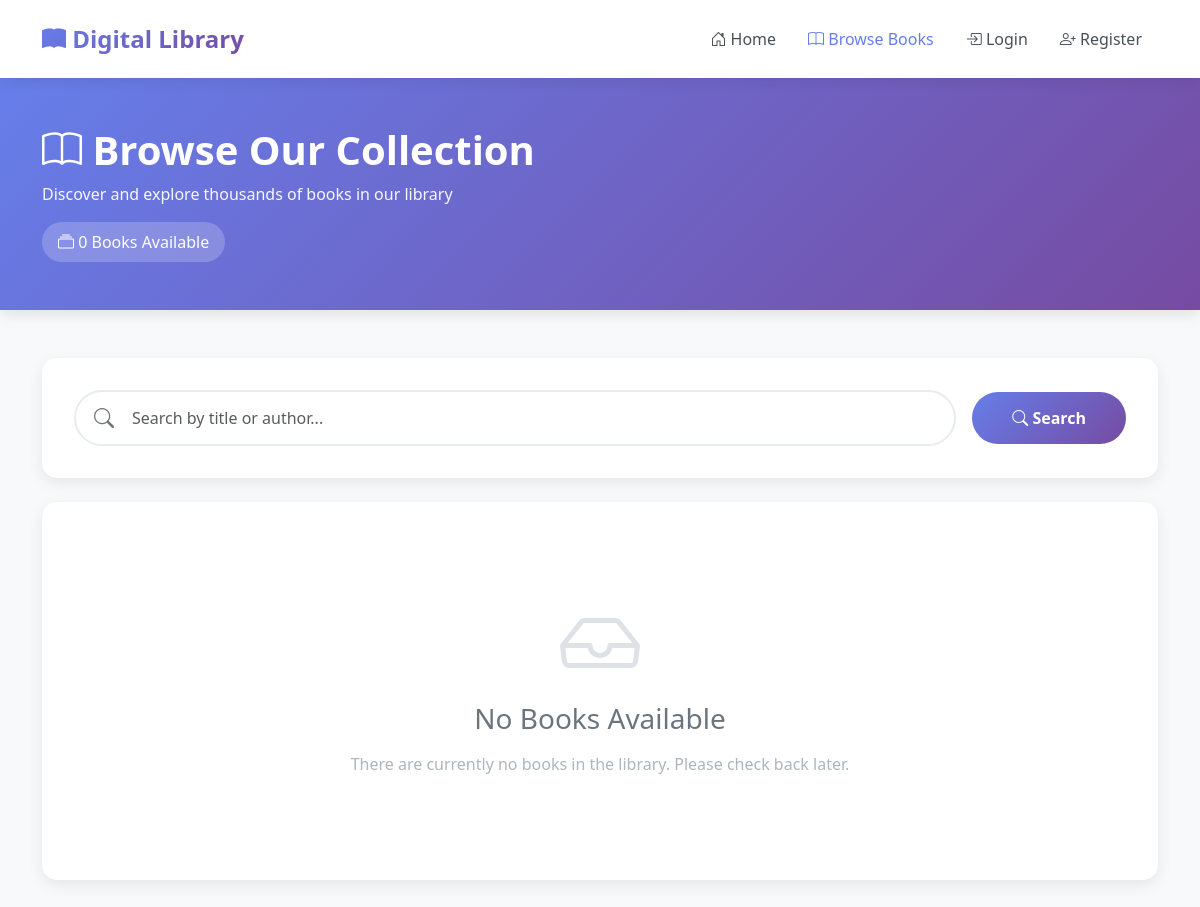
The page /books/ on the database as committed earlier.
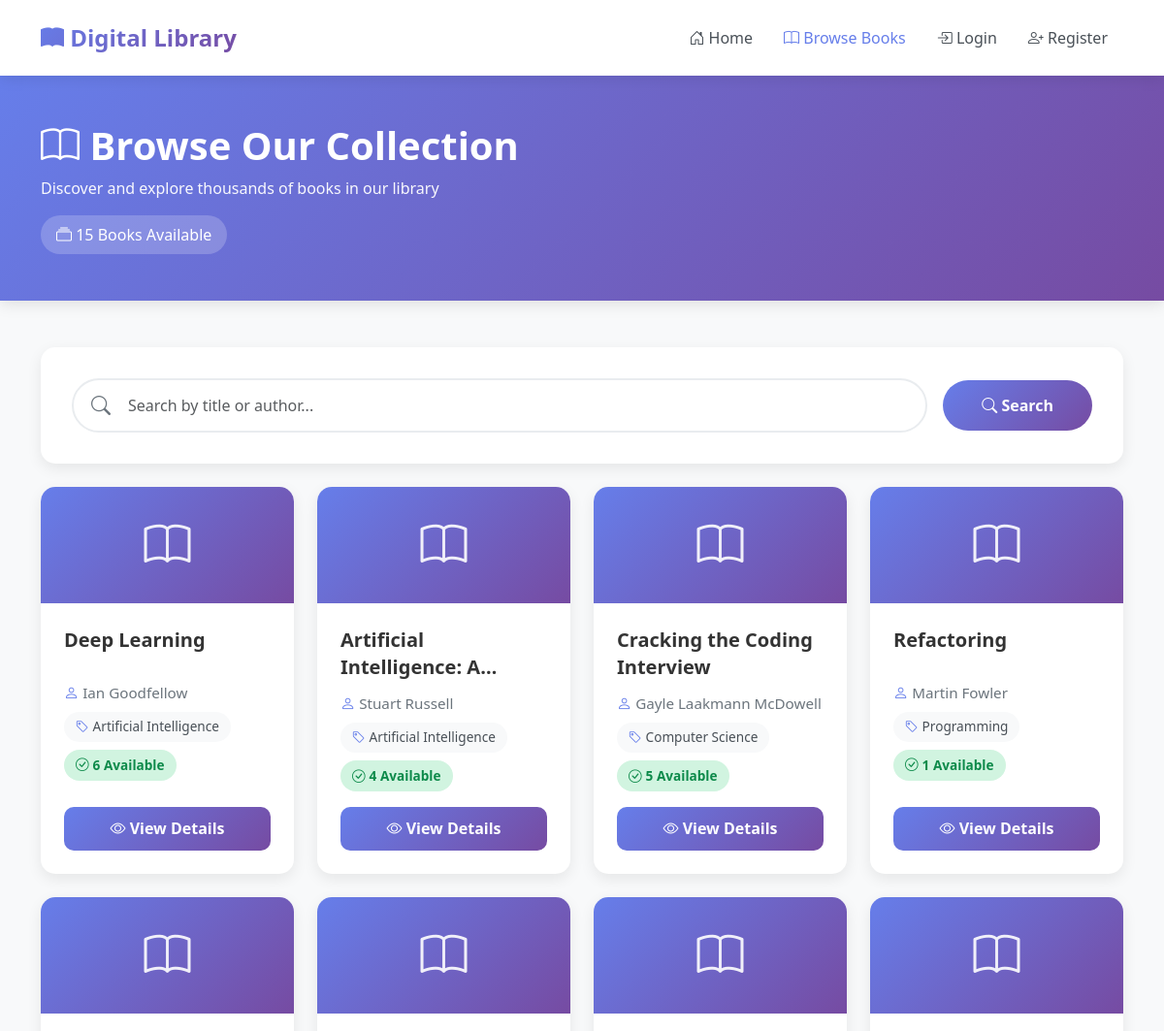
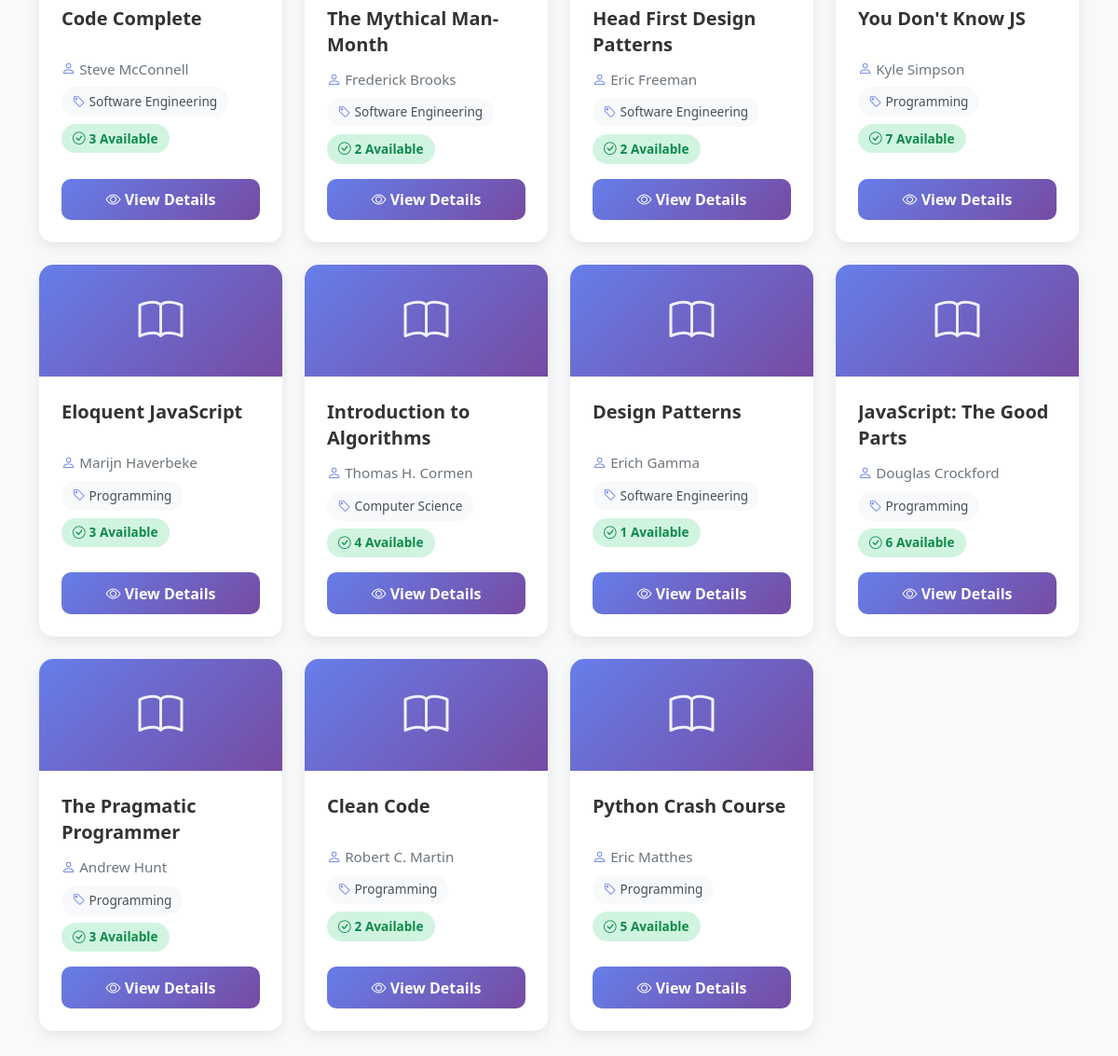
The same page on the database as committed later (2 pictures, top to bottom).
### books/models.py (models this page shows, shortened)
class Book(models.Model):
    title = models.CharField(
        max_length=200,
        help_text="Enter the book title"
    )
    author = models.CharField(
        max_length=100,
        help_text="Enter the author name"
    )
    isbn = models.CharField(
        max_length=13,
        unique=True,
        help_text="13 Character ISBN number"
    )
    category = models.CharField(
        max_length=50,
        help_text="Enter the book category (e.g., Fiction, Science, History)"
    )
    description = models.TextField(
        help_text="Enter a brief description of the book",
        blank=True
    )
    quantity = models.PositiveIntegerField(
        default=1,
        help_text="Total number of copies in the library"
    )
    available_quantity = models.PositiveIntegerField(
        default=1,
        help_text="Number of copies currently available for borrowing"
    )
    created_at = models.DateTimeField(
        auto_now_add=True,
        help_text="Date and time when the book was added to the system"
    )
    class Meta:
        ordering = ['-created_at']
        verbose_name = 'Book'
        verbose_name_plural = 'Books'
    def is_available(self):
        return self.available_quantity > 0
    is_available.boolean = True
    is_available.short_description = 'Available'

### books/views.py (the view)
# urls.py: path('', views.book_list, name='book_list'),
def book_list(request):
    search_query = request.GET.get('q', '').strip()
    books = Book.objects.all()
    if search_query:
        books = books.filter(
            Q(title__icontains=search_query) |
            Q(author__icontains=search_query)
        )
    context = {
        'books': books,
        'total_books': books.count(),
        'search_query': search_query,
    }
    return render(request, 'books/book_list.html', context)

### books/templates/books/book_list.html (shortened to what this page needs)
<!DOCTYPE html>
<html lang="en">
<head>
    <link href="https://cdn.jsdelivr.net/npm/bootstrap@5.3.0/dist/css/bootstrap.min.css" rel="stylesheet">
    <link href="https://cdn.jsdelivr.net/npm/bootstrap-icons@1.10.0/font/bootstrap-icons.css" rel="stylesheet">
</head>
<body>
    <nav class="navbar navbar-expand-lg navbar-light sticky-top">
        <div class="container">
            <a class="navbar-brand" href="{% url 'accounts:home' %}">
                <i class="bi bi-book-fill"></i> Digital Library
            </a>
            <div class="collapse navbar-collapse" id="navbarNav">
                <ul class="navbar-nav ms-auto align-items-center">
                    <li class="nav-item">
                        <a class="nav-link" href="{% url 'accounts:home' %}">
                            <i class="bi bi-house-door"></i> Home
                        </a>
                    </li>
                    <li class="nav-item">
                        <a class="nav-link active" href="{% url 'books:book_list' %}">
                            <i class="bi bi-book"></i> Browse Books
                        </a>
                    </li>
                    {% if user.is_authenticated %}
                        <li class="nav-item">
                            <span class="nav-link">
                                <i class="bi bi-person-circle"></i> {{ user.username }}
                            </span>
                        </li>
                        <li class="nav-item">
                            <a class="btn btn-logout ms-2" href="{% url 'accounts:logout' %}">
                                <i class="bi bi-box-arrow-right"></i> Logout
                            </a>
                        </li>
                    {% else %}
                        <li class="nav-item">
                            <a class="nav-link" href="{% url 'accounts:login' %}">
                                <i class="bi bi-box-arrow-in-right"></i> Login
                            </a>
                        </li>
                        <li class="nav-item">
                            <a class="nav-link" href="{% url 'accounts:register' %}">
                                <i class="bi bi-person-plus"></i> Register
                            </a>
                        </li>
                    {% endif %}
                </ul>
            </div>
        </div>
    </nav>
    <div class="page-header">
        <div class="container">
            <h1><i class="bi bi-book"></i> Browse Our Collection</h1>
            <p>Discover and explore thousands of books in our library</p>
            <div class="stats-badge">
                <i class="bi bi-collection"></i> {{ total_books }} Book{{ total_books|pluralize }}
                {% if search_query %}matching "{{ search_query }}"{% else %}Available{% endif %}
            </div>
        </div>
    </div>
    <div class="container mb-4">
        <div class="search-section">
            <form method="GET" action="{% url 'books:book_list' %}" class="search-form">
                <div class="search-input-wrapper">
                    <input
                        type="text"
                        name="q"
                        class="form-control search-input"
                        placeholder="Search by title or author..."
                        value="{{ search_query }}"
                        autocomplete="off"
                    >
                </div>
                <button type="submit" class="btn btn-search">
                    <i class="bi bi-search"></i> Search
                </button>
            </form>
        </div>
    </div>
    <div class="container">
        {% if books %}
            <div class="books-grid">
                <div class="row g-4">
                    {% for book in books %}
                        <div class="col-lg-3 col-md-4 col-sm-6">
                            <div class="book-card">
                                <div class="book-card-header">
                                    <i class="bi bi-book book-icon"></i>
                                </div>
                                <div class="book-card-body">
                                    <h3 class="book-title">{{ book.title }}</h3>
                                    <p class="book-author">
                                        <i class="bi bi-person"></i> {{ book.author }}
                                    </p>
                                    <div class="book-meta">
                                        <span class="meta-badge">
                                            <i class="bi bi-tag"></i> {{ book.category }}
                                        </span>
                                        {% if book.is_available %}
                                            <span class="availability-badge available">
                                                <i class="bi bi-check-circle"></i> {{ book.available_quantity }} Available
                                            </span>
                                        {% else %}
                                            <span class="availability-badge unavailable">
                                                <i class="bi bi-x-circle"></i> Unavailable
                                            </span>
                                        {% endif %}
                                    </div>
                                    <a href="{% url 'books:book_detail' book.pk %}" class="btn btn-view-details w-100">
                                        <i class="bi bi-eye"></i> View Details
                                    </a>
                                </div>
                            </div>
                        </div>
                    {% endfor %}
                </div>
            </div>
        {% else %}
            <div class="empty-state">
                <i class="bi bi-{% if search_query %}search{% else %}inbox{% endif %}"></i>
                {% if search_query %}
                    <h3>No Books Found</h3>
                    <p>We couldn't find any books matching "{{ search_query }}"</p>
                    <p class="text-muted small">Try different keywords or browse all books</p>
                    <a href="{% url 'books:book_list' %}" class="btn-clear-search">
                        <i class="bi bi-arrow-left"></i> View All Books
                    </a>
                {% else %}
                    <h3>No Books Available</h3>
                    <p>There are currently no books in the library. Please check back later.</p>
                {% endif %}
            </div>
        {% endif %}
    </div>
    <div style="height: 3rem;"></div>
</body>
</html>

### books/templates/books/book_list.html (style rules this page uses)
:root { --primary-gradient: linear-gradient(135deg, #667eea 0%, #764ba2 100%); --primary-color: #667eea; --secondary-color: #764ba2; }
body { background: #f8f9fa; font-family: 'Segoe UI', Tahoma, Geneva, Verdana, sans-serif; }
.navbar { background: white !important; box-shadow: 0 2px 15px rgba(0, 0, 0, 0.1); padding: 1rem 0; }
.navbar-brand { font-size: 1.5rem; font-weight: 700; background: var(--primary-gradient); -webkit-background-clip: text; -webkit-text-fill-color: transparent; background-clip: text; }
.nav-link { font-weight: 500; color: #495057 !important; margin: 0 0.5rem; transition: color 0.3s ease; }
.nav-link:hover, .nav-link.active { color: var(--primary-color) !important; }
.page-header { background: var(--primary-gradient); color: white; padding: 3rem 0; margin-bottom: 3rem; box-shadow: 0 4px 15px rgba(0, 0, 0, 0.1); }
.page-header h1 { font-weight: 700; margin-bottom: 0.5rem; }
.page-header p { opacity: 0.95; margin-bottom: 0; }
.stats-badge { background: rgba(255, 255, 255, 0.2); padding: 0.5rem 1rem; border-radius: 20px; display: inline-block; margin-top: 1rem; }
.book-card { background: white; border-radius: 15px; overflow: hidden; box-shadow: 0 5px 15px rgba(0, 0, 0, 0.08); transition: all 0.3s ease; height: 100%; display: flex; flex-direction: column; }
.book-card-header { background: var(--primary-gradient); color: white; padding: 1.5rem; min-height: 120px; display: flex; align-items: center; justify-content: center; text-align: center; }
.book-icon { font-size: 3rem; opacity: 0.9; }
.book-card-body { padding: 1.5rem; flex-grow: 1; display: flex; flex-direction: column; }
.book-title { font-size: 1.25rem; font-weight: 700; color: #333; margin-bottom: 0.75rem; line-height: 1.4; min-height: 2.8rem; display: -webkit-box; -webkit-line-clamp: 2; -webkit-box-orient: vertical; overflow: hidden; }
.book-author { color: #6c757d; margin-bottom: 0.5rem; font-size: 0.95rem; }
.book-author i { color: var(--primary-color); }
.book-meta { display: flex; flex-wrap: wrap; gap: 0.5rem; margin-bottom: 1rem; }
.meta-badge { background: #f8f9fa; padding: 0.35rem 0.75rem; border-radius: 20px; font-size: 0.85rem; color: #495057; display: inline-flex; align-items: center; gap: 0.25rem; }
.meta-badge i { color: var(--primary-color); }
.availability-badge { padding: 0.35rem 0.75rem; border-radius: 20px; font-size: 0.85rem; font-weight: 600; display: inline-flex; align-items: center; gap: 0.25rem; }
.availability-badge.available { background: #d1f4e0; color: #0d8a4a; }
.btn-view-details { background: var(--primary-gradient); border: none; color: white; padding: 0.65rem 1.5rem; border-radius: 10px; font-weight: 600; transition: all 0.3s ease; margin-top: auto; }
.search-section { background: white; padding: 2rem; border-radius: 15px; box-shadow: 0 5px 15px rgba(0, 0, 0, 0.08); }
.search-form { display: flex; gap: 1rem; align-items: center; }
.search-input-wrapper { flex: 1; position: relative; }
.search-input { padding: 0.875rem 3rem 0.875rem 3.5rem; border: 2px solid #e9ecef; border-radius: 50px; font-size: 1rem; transition: all 0.3s ease; }
.btn-search { background: var(--primary-gradient); border: none; color: white; padding: 0.875rem 2.5rem; border-radius: 50px; font-weight: 600; transition: all 0.3s ease; white-space: nowrap; }
.books-grid { margin-bottom: 3rem; }

Rows that differ between the two databases and show on the page:
added Book: title "Deep Learning", author "Ian Goodfellow", category "Artificial Intelligence", available_quantity "6"
added Book: title "Artificial Intelligence:…", author "Stuart Russell", category "Artificial Intelligence", available_quantity "4"
added Book: title "Cracking the Coding Interview", author "Gayle Laakmann McDowell", category "Computer Science", available_quantity "5"
added Book: title "Refactoring", author "Martin Fowler", category "Programming", available_quantity "1"
added Book: title "Code Complete", author "Steve McConnell", category "Software Engineering", available_quantity "3"
added Book: title "The Mythical Man-Month", author "Frederick Brooks", category "Software Engineering", available_quantity "2"
added Book: title "Head First Design Patterns", author "Eric Freeman", category "Software Engineering", available_quantity "2"
added Book: title "You Don't Know JS", author "Kyle Simpson", category "Programming", available_quantity "7"
added Book: title "Eloquent JavaScript", author "Marijn Haverbeke", category "Programming", available_quantity "3"
added Book: title "Introduction to Algorithms", author "Thomas H. Cormen", category "Computer Science", available_quantity "4"
added Book: title "Design Patterns", author "Erich Gamma", category "Software Engineering", available_quantity "1"
added Book: title "JavaScript: The Good Parts", author "Douglas Crockford", category "Programming", available_quantity "6"
added Book: title "The Pragmatic Programmer", author "Andrew Hunt", category "Programming", available_quantity "3"
added Book: title "Clean Code", author "Robert C. Martin", category "Programming", available_quantity "2"
added Book: title "Python Crash Course", author "Eric Matthes", category "Programming", available_quantity "5"
Other text that changed with them:
{{ total_books }}: "0" → "15"
text no longer shown: "No Books Available There are currently no books in the library. Please check back later."
